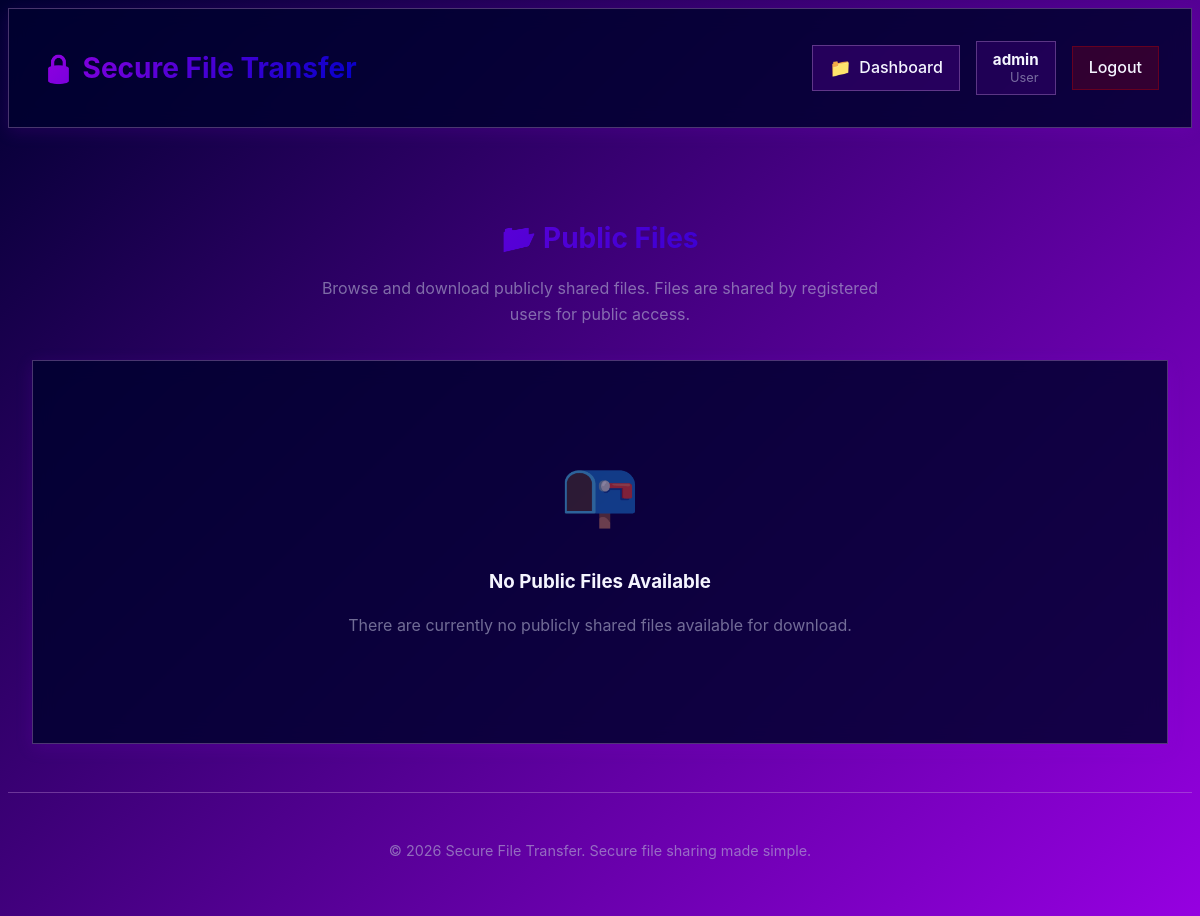
Before: /public.php (signed in) with the older database file.
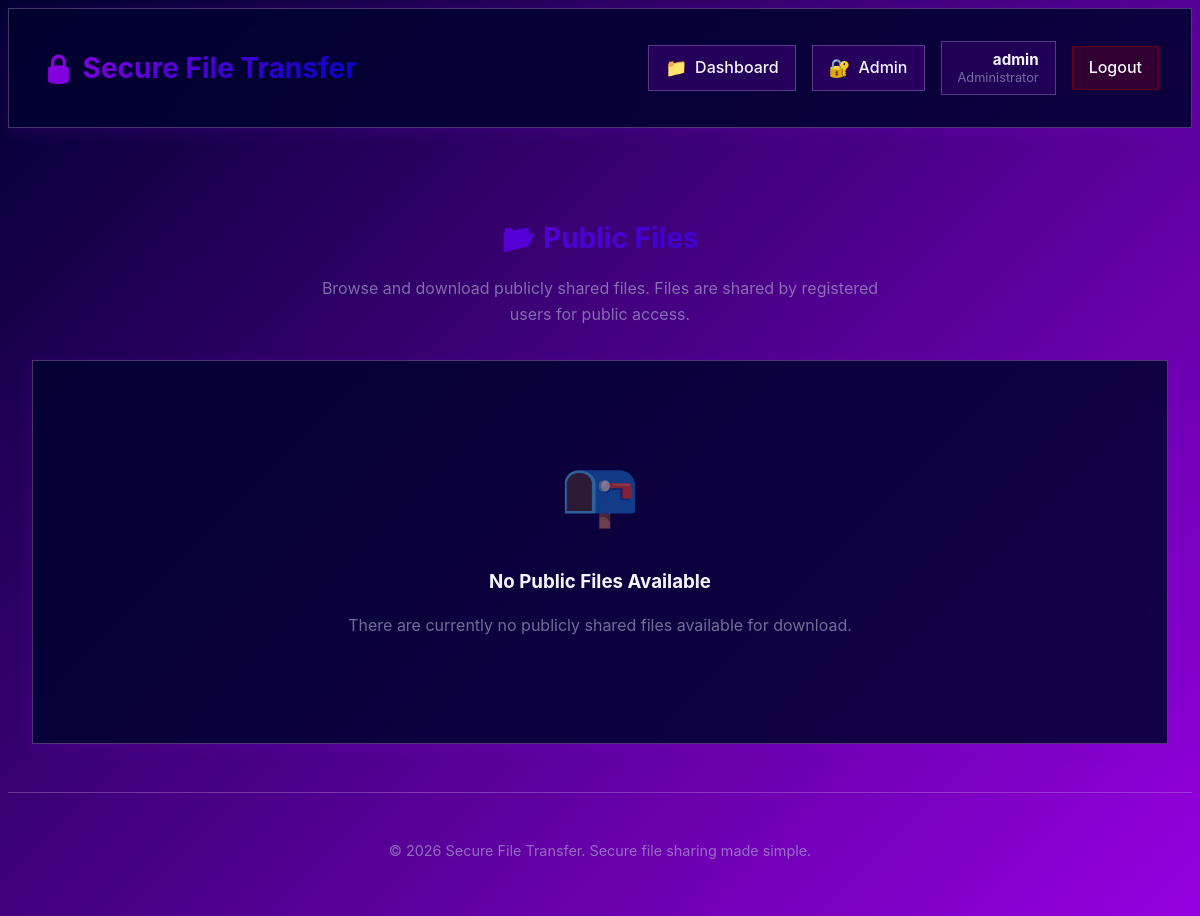
After: the same page with the newer database file.
### tables this page shows
CREATE TABLE IF NOT EXISTS users (
    id INT AUTO_INCREMENT PRIMARY KEY,
    username VARCHAR(50) UNIQUE NOT NULL,
    password_hash VARCHAR(255) NOT NULL,
    email VARCHAR(100),
    role ENUM('admin', 'user') DEFAULT 'user',
    is_admin BOOLEAN DEFAULT FALSE,  
    upload_quota BIGINT DEFAULT 1073741824,  
    used_quota BIGINT DEFAULT 0,
    is_temporary BOOLEAN DEFAULT FALSE,
    expiry_date DATETIME NULL,
    created_at DATETIME DEFAULT CURRENT_TIMESTAMP,
    last_login DATETIME NULL,
    is_active BOOLEAN DEFAULT TRUE
);

### auth.php (called while the page is built, shortened)
<?php
require_once 'db.php';
require_once 'rbac.php';
class Auth {
    private $db;
    public function __construct($db) {
        $this->db = $db;
    }
    public function isLoggedIn() {
        if (isset($_SESSION['user_id']) || isset($_SESSION['access_code_id'])) {
            return true;
        }
        return false;
    }
    public function getCurrentUser() {
        if (isset($_SESSION['user_id'])) {
            $sql = "SELECT * FROM users WHERE id = ?";
            return $this->db->fetch($sql, [$_SESSION['user_id']]);
        }
        return null;
    }
}
?>

### db.php (called while the page is built, shortened)
<?php
class Database {
    private $conn;
    public function __construct() {
        try {
            $this->conn = new PDO(
                "mysql:host=" . DB_HOST . ";dbname=" . DB_NAME,
                DB_USER,
                DB_PASS,
                array(PDO::ATTR_ERRMODE => PDO::ERRMODE_EXCEPTION)
            );
        } catch(PDOException $e) {
            die("Database connection failed: " . $e->getMessage());
        }
    }
    public function query($sql, $params = []) {
        try {
            $stmt = $this->conn->prepare($sql);
            $stmt->execute($params);
            return $stmt;
        } catch(PDOException $e) {
            error_log("Database query error: " . $e->getMessage());
            return false;
        }
    }
    public function fetch($sql, $params = []) {
        $stmt = $this->query($sql, $params);
        return $stmt ? $stmt->fetch(PDO::FETCH_ASSOC) : false;
    }
}
?>

### rbac.php (called while the page is built, shortened)
<?php
class RBAC {
    public static function getCurrentRole() {
        if (isset($_SESSION['user_role'])) {
            return $_SESSION['user_role'];
        }
        return 'user';
    }
    public static function isAdmin() {
        return self::getCurrentRole() === 'admin';
    }
    public static function getRoleDisplayName($role) {
        $names = [
            'admin' => 'Administrator',
            'user' => 'User',
            'anonymous' => 'Guest'
        ];
        return $names[$role] ?? 'Unknown';
    }
}
?>

### public.php (the view, shortened to what this page needs)
<?php
require_once 'db.php';
require_once 'auth.php';
require_once 'rbac.php';
$db = new Database();
$auth = new Auth($db);
$shareManager = new ShareManager($db);
$publicShares = $shareManager->getPublicShares();
$isLoggedIn = $auth->isLoggedIn();
$currentUser = $auth->getCurrentUser();
$isAdmin = RBAC::isAdmin();
?>
<!DOCTYPE html>
<html lang="en">
<head>
    <link rel="stylesheet" href="style.css">
</head>
<body class="simple-page public-page">
    <div class="header simple-gradient">
        <div class="header-content">
            <h1>🔒 <?php echo SITE_NAME; ?></h1>
            <div class="header-right">
                <?php if ($isLoggedIn): ?>
                    <a href="index.php" class="header-btn" title="Dashboard">
                        <span class="icon">📁</span> Dashboard
                    </a>
                    <?php if ($isAdmin): ?>
                        <a href="admin.php" class="header-btn" title="Admin Panel">
                            <span class="icon">🔐</span> Admin
                        </a>
                    <?php endif; ?>
                    <div class="user-info">
                        <strong><?php echo htmlspecialchars($currentUser['username']); ?></strong>
                        <small><?php echo RBAC::getRoleDisplayName(RBAC::getCurrentRole()); ?></small>
                    </div>
                    <a href="index.php?action=logout" class="header-btn btn-logout" title="Logout">
                        Logout
                    </a>
                <?php else: ?>
                    <a href="login.php" class="header-btn btn-login" title="Login">
                        <span class="icon">🔑</span> Login
                    </a>
                <?php endif; ?>
            </div>
        </div>
    </div>
    <div class="container">
        <div class="page-intro">
            <h2>📂 Public Files</h2>
            <p>Browse and download publicly shared files. Files are shared by registered users for public access.</p>
        </div>
        <?php if (empty($publicShares)): ?>
            <div class="card">
                <div class="empty-state">
                    <div class="empty-icon">📭</div>
                    <h3>No Public Files Available</h3>
                    <p>There are currently no publicly shared files available for download.</p>
                </div>
            </div>
        <?php endif; ?>
    </div>
    <footer class="page-footer">
        <p>&copy; <?php echo date('Y'); ?> <?php echo SITE_NAME; ?>. Secure file sharing made simple.</p>
    </footer>
</body>
</html>

### style.css (style rules this page uses)
:root { --color-primary: #9600E1; --color-secondary: #CC9CDF; --color-dark: #000030; --color-accent: #0000C8; --color-danger: #C80000; --color-gold: #FFD700; --color-text: #f5f5ff; --color-muted: #b9b9d695; --color-border: rgba(204, 156, 223, 0.35); --gradient-primary: linear-gradient(135deg, var(--color-primary) 0%, var(--color-accent) 100%); --gradient-secondary: linear-gradient(135deg, var(--color-dark) 0%, var(--color-primary) 100%); --gradient-subtle: linear-gradient(135deg, rgba(150, 0, 225, 0.1) 0%, rgba(0, 0, 200, 0.1) 100%); --shadow-sm: 0 2px 8px rgba(150, 0, 225, 0.1); --shadow-md: 0 4px 16px rgba(150, 0, 225, 0.15); --shadow-lg: 0 10px 40px rgba(0, 0, 48, 0.3); --shadow-accent: 0 4px 20px rgba(150, 0, 225, 0.4); --spacing-xs: 0.5rem; --spacing-sm: 1rem; --spacing-md: 1.5rem; --spacing-lg: 2rem; --spacing-xl: 3rem; --radius-sm: 4px; --radius-md: 8px; --radius-lg: 12px; --radius-xl: 16px; }
* { box-sizing: border-box; }
body { font-family: -apple-system, BlinkMacSystemFont, 'Segoe UI', Roboto, Oxygen, Ubuntu, Cantarell, 'Helvetica Neue', sans-serif; background: var(--color-dark); background-image: var(--gradient-secondary); background-attachment: fixed; color: var(--color-text); min-height: 100vh; line-height: 1.6; -webkit-font-smoothing: antialiased; -moz-osx-font-smoothing: grayscale; }
.header { background: rgba(0, 0, 48, 0.85); backdrop-filter: blur(10px); border: 1px solid var(--color-border); padding: var(--spacing-lg); margin-bottom: var(--spacing-lg); display: flex; justify-content: space-between; align-items: center; box-shadow: var(--shadow-md); position: sticky; top: 0; z-index: 100; }
.header-content { display: flex; justify-content: space-between; align-items: center; width: 100%; gap: var(--spacing-md); }
.header h1 { background: var(--gradient-primary); background-clip: text; -webkit-background-clip: text; -webkit-text-fill-color: transparent; font-size: 1.75rem; font-weight: 700; white-space: nowrap; margin: 0; }
.header-right { display: flex; align-items: center; gap: var(--spacing-sm); margin-left: auto; }
.header-btn { background: rgba(150, 0, 225, 0.2); border: 1px solid var(--color-border); color: var(--color-text); padding: 0.5rem 1rem; text-decoration: none; font-weight: 500; display: flex; align-items: center; gap: 0.5rem; transition: all 0.3s ease; white-space: nowrap; }
.header-btn .icon { font-size: 1.1rem; }
.header-btn.btn-logout { background: rgba(200, 0, 0, 0.2); border-color: rgba(200, 0, 0, 0.35); }
.user-info { display: flex; flex-direction: column; align-items: flex-end; padding: 0.5rem 1rem; background: rgba(150, 0, 225, 0.15); border: 1px solid var(--color-border); color: var(--color-text); line-height: 1.3; }
.user-info strong { color: var(--color-text); font-size: 0.95rem; }
.user-info small { color: var(--color-muted); font-size: 0.8rem; }
.card { background: rgba(0, 0, 48, 0.85); backdrop-filter: blur(10px); border: 1px solid var(--color-border); padding: var(--spacing-lg); margin-bottom: var(--spacing-lg); box-shadow: var(--shadow-md); }
.container { max-width: 1200px; margin: var(--spacing-lg) auto; padding: 0 var(--spacing-md); }
.header.simple-gradient { background: rgba(0, 0, 48, 0.85); backdrop-filter: blur(10px); border: 1px solid var(--color-border); color: var(--color-text); padding: var(--spacing-lg); box-shadow: var(--shadow-md); }
body.simple-page { font-family: -apple-system, BlinkMacSystemFont, 'Segoe UI', Roboto, Oxygen, Ubuntu, Cantarell, 'Helvetica Neue', sans-serif; }
.public-page .page-intro { text-align: center; padding: var(--spacing-lg) 0; }
.public-page .page-intro h2 { font-size: 1.75rem; margin-bottom: var(--spacing-sm); background: var(--gradient-primary); background-clip: text; -webkit-background-clip: text; -webkit-text-fill-color: transparent; }
.public-page .page-intro p { color: var(--color-muted); max-width: 600px; margin: 0 auto; }
.empty-state { text-align: center; padding: var(--spacing-xl); }
.empty-state .empty-icon { font-size: 4rem; margin-bottom: var(--spacing-md); opacity: 0.5; }
.empty-state h3 { color: var(--color-text); margin-bottom: var(--spacing-sm); }
.empty-state p { color: var(--color-muted); margin-bottom: var(--spacing-md); }
.page-footer { text-align: center; padding: var(--spacing-lg); color: var(--color-muted); font-size: 0.9rem; border-top: 1px solid var(--color-border); margin-top: var(--spacing-xl); }

Changed rows visible on the page:
changed users "admin": username (not shown) → "Administrator"
Other visible differences:
RBAC::getRoleDisplayName(RBAC::getCurrentRole()): "User" → (not shown)
text now shown: "🔐 Admin"
